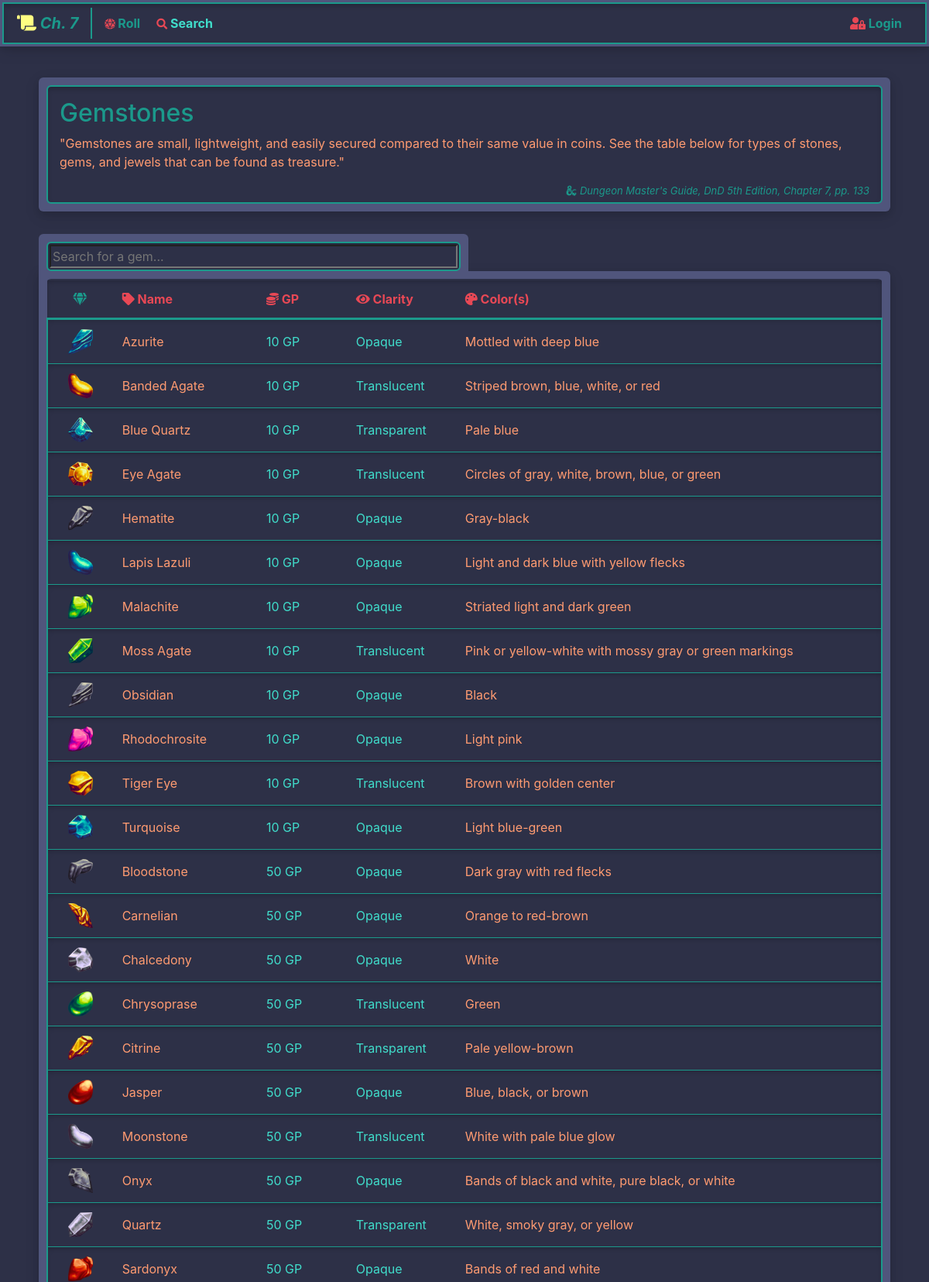
The app's page /treasure/gemstone/search/ (upper part) with its own data.
### treasure/models.py (models this page shows, shortened)
class Gemstone(models.Model):
    name             = models.CharField(max_length=128)
    value            = models.IntegerField(validators=[MinValueValidator(1), MaxValueValidator(1_000_000)])
    clarity          = models.ForeignKey(
        GemstoneClarity,
        related_name='gemstones',
        on_delete=models.SET_DEFAULT,
        default=1
    )
    color            = models.CharField(max_length=128, blank=True, verbose_name='Color(s)')
    description      = models.TextField(max_length=1024)
    icon             = models.ForeignKey(
        GemstoneIcon,
        related_name='gemstones',
        on_delete=models.SET_DEFAULT,
        default=1
    )
    objects = GemstoneManager()

class GemstoneIcon(models.Model):
    name             = models.CharField(max_length=128)
    image            = models.ImageField(
        upload_to='gemstone-icons',
        max_length=128,
        height_field='height',
        width_field='width'
    )
    width            = models.PositiveIntegerField()
    height           = models.PositiveIntegerField()
    file_hash        = models.CharField(max_length=32, unique=True)

class GemstoneClarity(models.Model):
    class Meta:
        verbose_name_plural = 'Gemstone clarities'
    name = models.CharField(max_length=128)
    def __str__(self):
        return self.name

### treasure/views.py (the view)
# urls.py: path("gemstone/search/", views.gemstone_search, name="gemstone_search"),
def gemstone_search(request):
    gemstones = models.Gemstone.objects.all().order_by(models.GEMSTONE_DEFAULT_ORDER)
    return render(request, 'treasure/gemstone-search.html', {'gemstones': gemstones})

### treasure/templates/treasure/gemstone-search.html (shortened to what this page needs)
{% extends 'base.html' %}
{% block content %}
    <section>
        <div class="outer-content-container mb-4">
            <div class="container inner-content-container pb-0">
                <h2>Gemstones</h2>
                <p>
                    "Gemstones are small, lightweight, and easily secured compared to their same value in coins.
                    See the table below for types of stones, gems, and jewels that can be found as treasure."
                </p>
                <p class="citation pb-1 mb-0">
                    <i class="fab fa-d-and-d"></i> Dungeon Master's Guide, DnD 5th Edition, Chapter 7, pp. 133
                </p>
            </div>
        </div>
        <div id="search-box">
            <div class="outer-content-container outer-search-box-container inline-flex-container">
                <div class="inner-content-container inner-search-box-container">
                    <input name="q"
                           type="search"
                           class="search-box-input"
                           placeholder="Search for a gem..."
                           hx-get="{% url 'treasure:gemstone_search_table' %}"
                           hx-trigger="input delay:0.2s"
                           hx-target="#search-results"
                    >
                </div>
            </div>
        </div>
        <div id="search-results">
            {% include 'treasure/snippets/gemstone-table.html' with search_enabled=True %}
        </div>
    </section>
{% endblock %}

### treasure/templates/treasure/snippets/gemstone-table.html (shortened to what this page needs)
{% load  humanize %}
{% load static %}
{% if gemstones or search_enabled %}
    {% if search_enabled %}
    <div class="outer-content-container outer-search-box-results">
        {% else %}
    <div class="outer-content-container">
        {% endif %}
        <div class="table-responsive inner-table-container">
            <table id="gemstoneTable" class="table gemstone-table">
                <thead class="gemstone-thead">
                    <tr class="inner-shadow">
                        <th class="text-center gemstone-th-disabled"><i class="fas fa-gem "></i></th>
                        <th role="button" onclick="sortTable('name', 'string')"><i class="fas fa-tag"></i> Name</th>
                        <th role="button" onclick="sortTable('value', 'number')"><i class="fas fa-coins"></i> GP</th>
                        <th role="button" onclick="sortTable('clarity', 'string')"><i class="fas fa-eye"></i> Clarity</th>
                        <th role="button" onclick="sortTable('color', 'string')"><i class="fas fa-palette"></i> Color(s)</th>
                    </tr>
                </thead>
                <tbody class="gemstone-tbody">
                {% for gemstone in gemstones %}
                    <tr class="gemstone-tr"
                        hx-get="{% url 'treasure:gemstone_view' gemstone.id %}"
                        hx-trigger="click"
                        hx-swap="innerHTML"
                        hx-target="#gemstoneDetails"
                        data-toggle="modal"
                        data-target="#gemstoneModal"
                    >
                        <td class="text-center"><img src="{{ gemstone.icon.image.url }}" alt="{{ gemstone.name }}" height="32" width="32"></td>
                        <td class="gemstone-td">{{ gemstone.name }}</td>
                        <td>{{ gemstone.value|intcomma }} GP</td>
                        <td>{{ gemstone.clarity|capfirst }}</td>
                        <td>{{ gemstone.color|capfirst }}</td>
                    </tr>
                {% endfor %}
                </tbody>
            </table>
        </div>
    </div>
{% endif %}

### static/css/landing.css (style rules this page uses)
body { background-color: #2d3047; color: #ff9b71; margin-top: 100px; }
h1, h2 { color: #1b998b; }
.outer-content-container { background-color: #50557c; box-shadow: 0 4px 8px rgba(0, 0, 0, 0.1), 0 6px 20px rgba(0, 0, 0, 0.1); padding: 10px 10px 10px 10px; margin: 5px; border-radius: 6px; display: flex; flex-direction: column; }
.inner-content-container { color: #ff9b71; background-color: #2d3047; border: 2px solid #1b998b; box-shadow: inset 0px 4px 6px -1px rgba(0, 0, 0, 0.2); padding: 15px 15px 15px 15px; border-radius: 6px; flex-grow: 1; }
.inner-shadow { box-shadow: inset 0px 4px 6px -1px rgba(0, 0, 0, 0.2); }
.citation { color: #1b998b; font-size: small; font-style: italic; text-align: end; }
input, textarea, select { background-color: #50557c; color: #ff9b71; }
.inner-table-container { border-radius: 6px; margin-bottom: -15px; }
.table { color: #ff9b71; }
td:nth-child(n+3):nth-child(-n+4) { color: #40ddcb; }
.gemstone-table { border-radius: 6px; padding: 2px; }
.gemstone-tbody { padding: 5px; margin: 10px; }
.gemstone-thead { color: #e84855; background-color: #2d3047; border-top: 2px solid #2d3047; border-bottom: 3px solid #1b998b; }
.gemstone-th-disabled, .gemstone-th-disabled:hover { color: #1b998b; cursor: default; }
.gemstone-tr { background-color: #2d3047; border-left: 2px solid #1b998b; border-right: 2px solid #1b998b; box-shadow: inset 0px 4px 6px -1px rgba(0, 0, 0, 0.2); cursor: pointer; vertical-align: middle; }
td { border: 1px solid #1b998b; border-left: none; border-right: none; }
.gemstone-table td, th { vertical-align: middle; }
.outer-search-box-container { border-bottom: none; margin-bottom: 0; padding-bottom: 0; border-bottom-left-radius: 0; border-bottom-right-radius: 0; box-shadow: none; width: 50%; }
.inner-search-box-container { padding: 2px; }
.inline-flex-container { display: inline-flex; }
.outer-search-box-results { border-top-left-radius: 0; margin-top: 0; }
.search-box-input { width: 100%; background-color: #2d3047; }

### records on screen
Gemstone: icon.image (picture), name "Azurite", value "10", clarity "Opaque", color "Mottled with deep blue"
Gemstone: icon.image (picture), name "Banded Agate", value "10", clarity "Translucent", color "Striped brown, blue, white, or red"
Gemstone: icon.image (picture), name "Blue Quartz", value "10", clarity "Transparent", color "Pale blue"
Gemstone: icon.image (picture), name "Eye Agate", value "10", clarity "Translucent", color "Circles of gray, white, brown, blue, or green"
Gemstone: icon.image (picture), name "Hematite", value "10", clarity "Opaque", color "Gray-black"
Gemstone: icon.image (picture), name "Lapis Lazuli", value "10", clarity "Opaque", color "Light and dark blue with yellow flecks"
Gemstone: icon.image (picture), name "Malachite", value "10", clarity "Opaque", color "Striated light and dark green"
Gemstone: icon.image (picture), name "Moss Agate", value "10", clarity "Translucent", color "Pink or yellow-white with mossy gray or green markings"
Gemstone: icon.image (picture), name "Obsidian", value "10", clarity "Opaque", color "Black"
Gemstone: icon.image (picture), name "Rhodochrosite", value "10", clarity "Opaque", color "Light pink"
Gemstone: icon.image (picture), name "Tiger Eye", value "10", clarity "Translucent", color "Brown with golden center"
Gemstone: icon.image (picture), name "Turquoise", value "10", clarity "Opaque", color "Light blue-green"
Gemstone: icon.image (picture), name "Bloodstone", value "50", clarity "Opaque", color "Dark gray with red flecks"
Gemstone: icon.image (picture), name "Carnelian", value "50", clarity "Opaque", color "Orange to red-brown"
Gemstone: icon.image (picture), name "Chalcedony", value "50", clarity "Opaque", color "White"
Gemstone: icon.image (picture), name "Chrysoprase", value "50", clarity "Translucent", color "Green"
Gemstone: icon.image (picture), name "Citrine", value "50", clarity "Transparent", color "Pale yellow-brown"
Gemstone: icon.image (picture), name "Jasper", value "50", clarity "Opaque", color "Blue, black, or brown"
Gemstone: icon.image (picture), name "Moonstone", value "50", clarity "Translucent", color "White with pale blue glow"
Gemstone: icon.image (picture), name "Onyx", value "50", clarity "Opaque", color "Bands of black and white, pure black, or white"
Gemstone: icon.image (picture), name "Quartz", value "50", clarity "Transparent", color "White, smoky gray, or yellow"
Gemstone: icon.image (picture), name "Sardonyx", value "50", clarity "Opaque", color "Bands of red and white"
